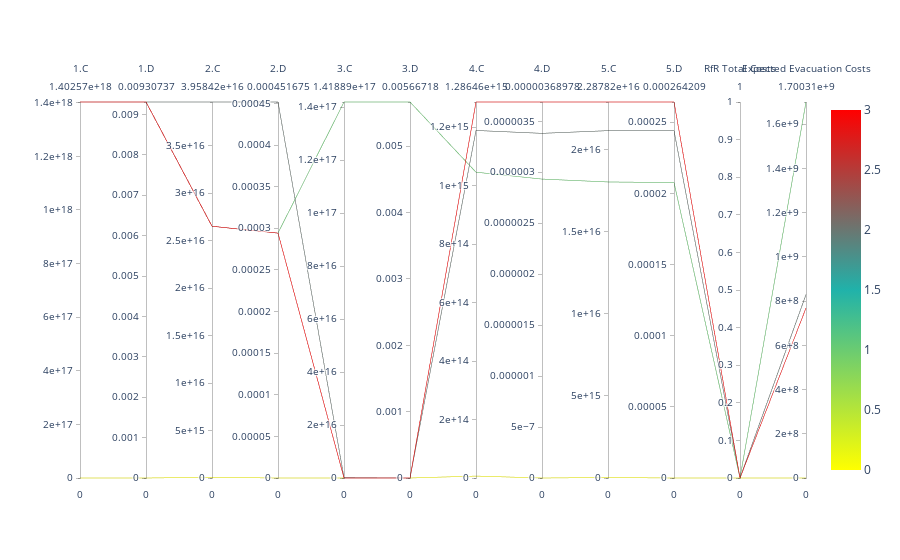

Notebook cell for this chart:
### Code cell
#Plotting the signal to noise ratio

fig = go.Figure(data=
    go.Parcoords(line = dict(color = data['policy'],
                   colorscale = [[0,'yellow'],[0.5,'lightseagreen'],[1,'red']], showscale=True),
                   dimensions= dimensionlist
                             ))
fig.show()

### Figure 1 — Plotly figure (JSON) as saved in the notebook; plotly's stock layout.template omitted (floating-point values rounded to 4 significant figures)
{"data": [{"dimensions": [{"label": "1.C", "range": [0, 1402573496685667300], "tickformat": "~g", "values": [0, 1402573496685667300, 1402573496685667300, 1402573496685667300]}, {"label": "1.D", "range": [0, 0.009307], "tickformat": "~g", "values": [0, 0.009307, 0.009307, 0.009307]}, {"label": "2.C", "range": [0, 39584196669145520], "tickformat": "~g", "values": [72974038167214, 26503114928544396, 39584196669145520, 26503114928544396]}, {"label": "2.D", "range": [0, 0.0004517], "tickformat": "~g", "values": [7.381e-12, 0.0002942, 0.0004517, 0.0002942]}, {"label": "3.C", "range": [0, 141889412940462080], "tickformat": "~g", "values": [5.742, 141889412940462080, 136100000000000.0, 10450000000000.0]}, {"label": "3.D", "range": [0, 0.005667], "tickformat": "~g", "values": [0, 0.005667, 1.287e-08, 6.288e-11]}, {"label": "4.C", "range": [0, 1286000000000000.0], "tickformat": "~g", "values": [6638000000000.0, 1046000000000000.0, 1189041326902510, 1286000000000000.0]}, {"label": "4.D", "range": [0, 3.69e-06], "tickformat": "~g", "values": [7.529e-13, 2.933e-06, 3.382e-06, 3.69e-06]}, {"label": "5.C", "range": [0, 22878206509880560], "tickformat": "~g", "values": [27590000000000.0, 18011747647067840, 21134886248168376, 22878206509880560]}, {"label": "5.D", "range": [0, 0.0002642], "tickformat": "~g", "values": [1.198e-11, 0.0002076, 0.000244, 0.0002642]}, {"label": "RfR Total Costs", "range": [0, 1], "tickformat": "~g", "values": [0, 0, 0, 0]}, {"label": "Expected Evacuation Costs", "range": [0, 1700000000.0], "tickformat": "~g", "values": [12.34, 1700000000.0, 829500000.0, 768500000.0]}], "line": {"color": [0, 1, 2, 3], "colorscale": [[0, "yellow"], [0.5, "lightseagreen"], [1, "red"]], "showscale": true}, "type": "parcoords"}], "layout": {}}
